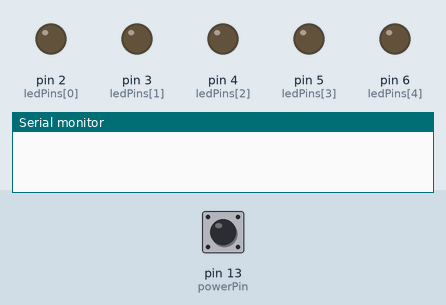
A sketch run on a simulated Arduino Uno, built with avr-gcc and run on an emulated ATmega328P. Parts: output pins drawn as LEDs (lit = HIGH), the last lines printed to the serial monitor. Inputs (shaded band) come from the test bench; at power-on: pin 13 (powerPin) HIGH.

Above: at 1.2 s.
1.3 s: pin 13 (powerPin) pulled LOW for 0.25 s
At 1.5 s:
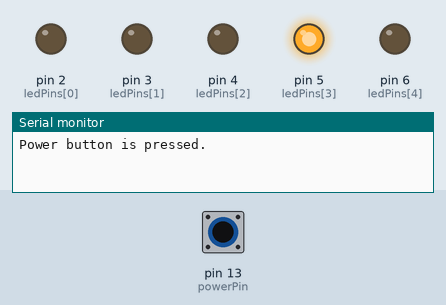
3.1 s: pin 13 (powerPin) pulled LOW for 3.2 s
At 7.8 s:
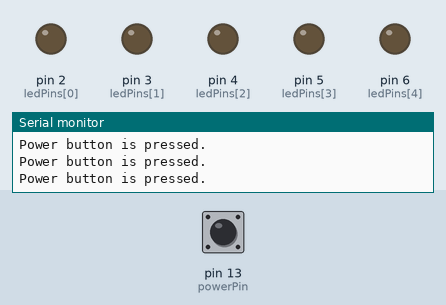
Timing chart, 0 to 9.3 s (numbered marks = the images above; inputs shaded):
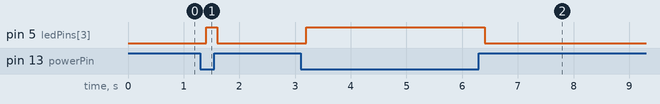

The sketch:

power_test.ino
```cpp
const int soundSensorPin = A2; // Analog pin connected to the sound sensor
const int ledPins[] = {2, 3, 4, 5, 6}; // Digital pins connected to the LEDs
const int powerPin = 13; // Power On/Off button connected to pin number 13
const int modeSwitchPin = 12; //  Power On/Off button connected to pin number 12

void setup() {
  pinMode(soundSensorPin, INPUT);
  pinMode(powerPin, INPUT_PULLUP);
  pinMode(modeSwitchPin, INPUT_PULLUP);
  for (int i = 0; i < 5; i++) {
    pinMode(ledPins[i], OUTPUT); // Set the LED pins as outputs
  }
  Serial.begin(9600); // Initialize serial communication for debugging
}

void loop() {
  int power = digitalRead(powerPin);
  if (power == LOW){
    Serial.println("Power button is pressed.");
    digitalWrite(ledPins[3], HIGH);
  } else {
    digitalWrite(ledPins[3], LOW);
  }

  delay(200);
}
```

Measured:
- after the input at 1.3 s, pin 5 (ledPins[3]): LOW → HIGH after 0.10 s, → LOW 0.20 s later
- after the input at 3.1 s, pin 5 (ledPins[3]): LOW → HIGH after 0.10 s, → LOW 3.2 s later
